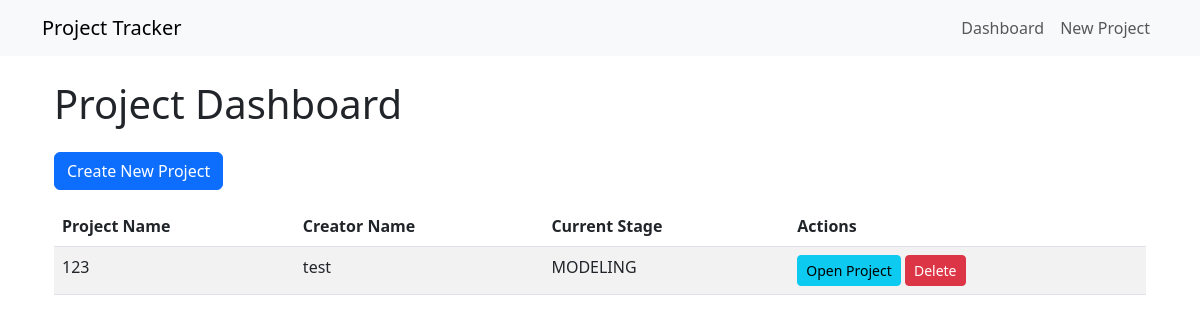
Before: / with the older database file.
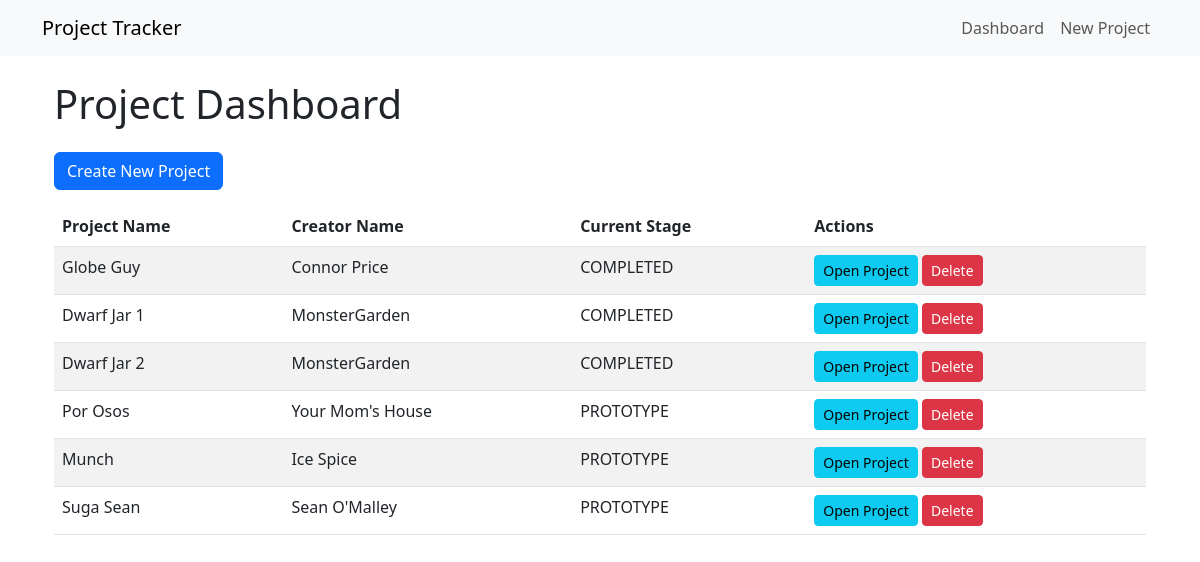
After: the same page with the newer database file.
### models.py (models this page shows)
class Project(Base):
    __tablename__ = 'projects'
    id = Column(Integer, primary_key=True)
    creator_name = Column(String(255), nullable=False)
    project_name = Column(String(255), nullable=False)
    current_stage = Column(Enum('CONCEPT', 'DESIGN', 'MODELING', 'PROTOTYPE', 'CONTRACT', 'PRODUCTION', 'LAUNCHED', 'COMPLETED', 'CANCELLED'), nullable=False)
    first_contact_date = Column(Date)
    first_response_date = Column(Date)
    last_contact_date = Column(Date)
    last_response_date = Column(Date)
    primary_communication_method = Column(String(50))
    communication = relationship("Communication", back_populates="project")
    design = relationship("Design", back_populates="project")
    modeling = relationship("Modeling", back_populates="project")
    prototype = relationship("Prototype", back_populates="project")
    product_pictures = relationship("ProductPictures", back_populates="project")
    contract = relationship("Contract", back_populates="project")
    tooling = relationship("Tooling", back_populates="project")
    launch = relationship("Launch", back_populates="project")
    production = relationship("Production", back_populates="project")
    packaging = relationship("Packaging", back_populates="project")
    customer_service = relationship("CustomerService", back_populates="project")
    freight = relationship("Freight", back_populates="project")
    shipping = relationship("Shipping", back_populates="project")

### app.py (the view)
@app.route('/')
def dashboard():
    projects = Project.query.all()
    return render_template('dashboard.html', projects=projects)

### app.py (called while the page is built)
@app.teardown_appcontext
def shutdown_session(exception=None):
    db_session.remove()

### templates/dashboard.html (shortened to what this page needs)
{% extends "base.html" %}
{% block content %}
<div class="container">
    <h1 class="my-4">Project Dashboard</h1>
    <a href="{{ url_for('new_project') }}" class="btn btn-primary mb-3">Create New Project</a>
    <table class="table table-striped">
        <thead>
            <tr>
                <th>Project Name</th>
                <th>Creator Name</th>
                <th>Current Stage</th>
                <th>Actions</th>
            </tr>
        </thead>
        <tbody>
            {% for project in projects %}
            <tr>
                <td>{{ project.project_name }}</td>
                <td>{{ project.creator_name }}</td>
                <td>{{ project.current_stage }}</td>
                <td>
                    <a href="{{ url_for('edit_project', project_id=project.id) }}" class="btn btn-sm btn-info">Open Project</a>
                    <button class="btn btn-sm btn-danger" onclick="confirmDelete({{ project.id }})">Delete</button>
                </td>
            </tr>
            {% endfor %}
        </tbody>
    </table>
</div>
{% endblock %}

### templates/base.html (shortened to what this page needs)
<!DOCTYPE html>
<html lang="en">
<head>
    <link rel="stylesheet" href="https://cdnjs.cloudflare.com/ajax/libs/bootstrap/5.3.0/css/bootstrap.min.css">
</head>
<body>
    <nav class="navbar navbar-expand-lg navbar-light bg-light">
        <div class="container">
            <a class="navbar-brand" href="/">Project Tracker</a>
            <ul class="navbar-nav">
                <li class="nav-item">
                    <a class="nav-link" href="/">Dashboard</a>
                </li>
                <li class="nav-item">
                    <a class="nav-link" href="/project/new">New Project</a>
                </li>
            </ul>
        </div>
    </nav>
    <div class="container mt-4">
        {% block content %}{% endblock %}
    </div>
</body>
</html>

Changed rows visible on the page:
removed Project: project_name "123", creator_name "test", current_stage "MODELING"
added Project: project_name "Globe Guy", creator_name "Connor Price", current_stage "COMPLETED"
added Project: project_name "Dwarf Jar 1", creator_name "MonsterGarden", current_stage "COMPLETED"
added Project: project_name "Dwarf Jar 2", creator_name "MonsterGarden", current_stage "COMPLETED"
added Project: project_name "Por Osos", creator_name "Your Mom's House", current_stage "PROTOTYPE"
added Project: project_name "Munch", creator_name "Ice Spice", current_stage "PROTOTYPE"
added Project: project_name "Suga Sean", creator_name "Sean O'Malley", current_stage "PROTOTYPE"
